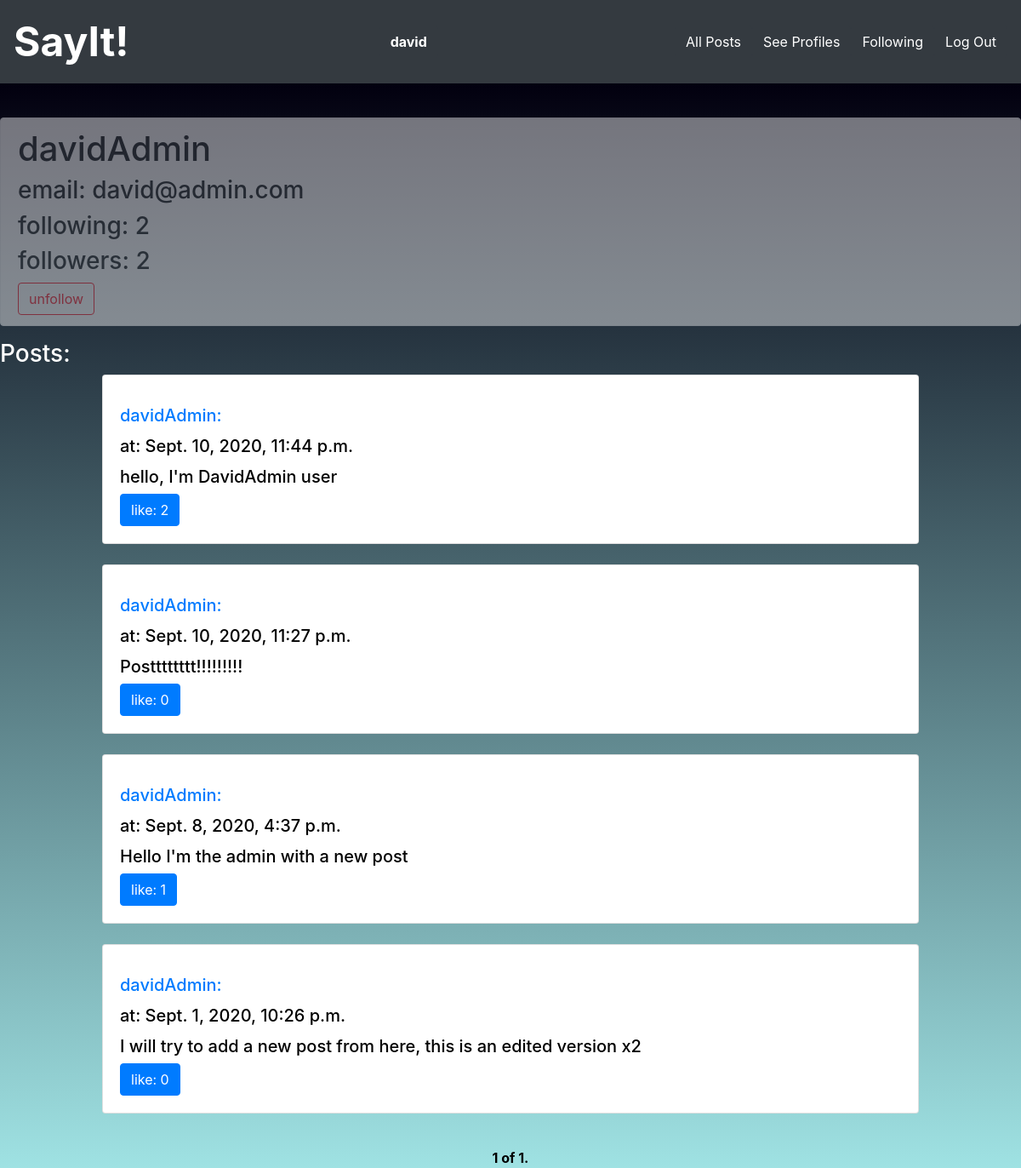
Page /profile/davidAdmin (signed in) on the committed database.
### network/models.py (models this page shows, shortened)
class User(AbstractUser):
    pass

class Post(models.Model):
    user = models.ForeignKey(User, on_delete=models.CASCADE, related_name="posts")
    content = models.TextField()
    timestamp = models.DateTimeField(auto_now_add=True)

### network/views.py (the view)
# urls.py: path("profile/<str:username>", views.profile, name="profile"),
@login_required
def profile(request,username):
    user=User.objects.get(username=username)
    try:
        followers = Followers.objects.get(user=user)
    except  Followers.DoesNotExist:
        followers = Followers.objects.create(user=user)
    totalfollowers = followers.followers.all().count()
    try:
        is_following=Followers.objects.get(user=user,followers=request.user)
    except Followers.DoesNotExist:
        is_following=None
    try:
        following = Followers.objects.filter(followers=user)
    except  Followers.DoesNotExist:
        following = None
    totalfollowing = following.count()
    posts = user.posts.all()
    total_posts = posts.order_by("-timestamp").all()
    paginator = Paginator(total_posts, 10) # Show 10 post per page.
    page_number = request.GET.get('page')
    page_obj = paginator.get_page(page_number)
    actual_User=request.user
    total_likes={}
    likeds={}
    for post in total_posts:
        try:
            likes = Likes.objects.get(post=post)
        except Likes.DoesNotExist:
            likes = Likes.objects.create(post=post)
        try:
            liked = Likes.objects.filter(post=post,users=actual_User)
        except Likes.DoesNotExist:
            liked = False
        if not liked:
            liked=False
        likeds[post.id] = liked
        total_likes[post.id] = likes.users.all().count()
    print(total_likes)
    print(likeds)
    return render(request, 'network/profile.html',{
        'user_profile':user,
        'followers':followers,
        'totalfollowers':totalfollowers,
        'totalfollowing':totalfollowing,
        'page_obj': page_obj,
        'total_likes':total_likes,
        'likeds':likeds,
        'is_following':is_following
    })

### network/templates/network/profile.html (shortened to what this page needs)
{% extends "network/layout.html" %}
{% load static %}
{% block body %}
<div class="alert alert-secondary" role="alert" style="opacity: 0.5;">
<h1>{{user_profile.username}}</h1>
<h3>email: {{user_profile.email}}</h2>
{% if followers %}
<h3> following: {{totalfollowing}}</h2>
{% else %}
following None
{% endif %}
{% if followers %}
<h3 data-followers="{{totalfollowers}}" id="followers_count"> followers: {{totalfollowers}}</h2>
{% else %}
No followers
{% endif %}
{% if request.user != user_profile %}
{% if is_following %}
<button class="btn btn-outline-danger follow_button" data-username="{{user_profile.username}}" id="{{user_profile.username}}">unfollow</button>
{% else %}
<button class="btn btn-outline-success follow_button" data-username="{{user_profile.username}}" id="{{user_profile.username}}">follow</button>
{% endif %}
{% endif %}
</div>
<h3>Posts:</h2>
<div class="all-post">
    <div class="posts-all" style="align-items: center; display: flex; flex-direction: column;">
        {% for post in page_obj %}
        <div class="card" style="width: 80vw; padding-top: 15px;" id="card-{{post.id}}">
            <div class="card-body" style="color: black; " >
                <h5 class="card-title"><a href="{% url 'profile' post.user %}">{{post.user}}:</a></h5>
                <h5 class="card-title">at: {{post.timestamp}}</h5>
                <h5 class="card-text" id="content-{{post.id}}">{{ post.content }}</h5>
                    {% for key, value in total_likes.items %}
                        {% if key == post.id %}
                            {% for ids, liked in likeds.items %}
                                {% if ids == post.id %}
                                    {% if liked %}
                                        <button class="btn btn-danger like_button"  data-id="{{post.id}}" data-likes="{{value}}" id="{{post.id}}">unlike: {{value}}</button>
                                    {% else %}
                                        <button class="btn btn-primary like_button"  data-id="{{post.id}}" data-likes="{{value}}" id="{{post.id}}">like: {{value}}</button>
                                    {% endif %}
                                {% endif %}
                            {% endfor %}
                        {% endif %}
                    {% endfor %}
            </div>
        </div>
        <br>
        {% endfor %}
        <div>
            <span class="current" style="color: black;">
                <strong>{{ page_obj.number }} of {{ page_obj.paginator.num_pages }}.</strong>
            </span>
        </div>
    </div>
</div>
</div>
{% endblock %}

### network/templates/network/layout.html (shortened to what this page needs)
{% load static %}
<!DOCTYPE html>
<html lang="en">
<head>
    <link rel="stylesheet" href="https://stackpath.bootstrapcdn.com/bootstrap/4.4.1/css/bootstrap.min.css"
>
    <link href="{% static 'network/styles.css' %}" rel="stylesheet">
</head>
<body>
    <nav class="navbar navbar-dark bg-dark">
        <a class="navbar-brand" style="font-size: 3pc;" href="#"><strong>SayIt!</strong></a>
        {% if user.is_authenticated %}
        <a class="btn btn-dark" href="{% url 'profile' user.username %}"> <strong>{{ user.username }}</strong></a>
        {% endif %}
        <div style="align-content: flex-end; display: flex;">
            <a class="btn btn-dark" href="{% url 'index' %}">All Posts</a>
        {% if user.is_authenticated %}
            <a class="btn btn-dark" href="{% url 'profiles' %}">See Profiles</a>
            <a class="btn btn-dark" href="{% url 'following' %}">Following</a>
            <a class="btn btn-dark" href="{% url 'logout' %}">Log Out</a>
        </div>
        {% else %}
        <a class="btn btn-dark" href="{% url 'login' %}">Log In</a>
        <a class="btn btn-dark" href="{% url 'register' %}">Register</a>
        </div>
        {% endif %}
    </nav>
    <div class="body">
        {% block body %}
        {% endblock %}
</body>
</html>

### network/templates/network/layout.html (style rules this page uses)
.body { background: rgb(159,226,227); background: linear-gradient(0deg, rgba(159,226,227,1) 0%, rgba(2,0,15,1) 100%); color: white; min-height: 600px; padding-top: 40px; }

### rows in the picture
User: username "david"
User: username "davidAdmin", email "david@admin.com"
Post: user "davidAdmin", timestamp "Sept. 10, 2020, 11:44 p.m.", content "hello, I'm DavidAdmin user", likeds "2"
Post: user "davidAdmin", timestamp "Sept. 10, 2020, 11:27 p.m.", content "Postttttttt!!!!!!!!!", likeds "0"
Post: user "davidAdmin", timestamp "Sept. 8, 2020, 4:37 p.m.", content "Hello I'm the admin with a new post", likeds "1"
Post: user "davidAdmin", timestamp "Sept. 1, 2020, 10:26 p.m.", content "I will try to add a new post from here, this is an edited version x2", likeds "0"

### other values in the picture
{{ totalfollowing }} "2"
{{ totalfollowers }} "2"
{{ page_obj.number }} "1"
{{ page_obj.paginator.num_pages }} "1"
